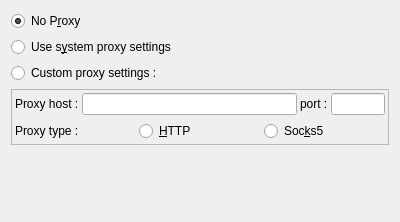
<?xml version="1.0" encoding="UTF-8"?>
<ui version="4.0">
 <class>QQNetworkSettings</class>
 <widget class="QWidget" name="QQNetworkSettings">
  <property name="geometry">
   <rect>
    <x>0</x>
    <y>0</y>
    <width>400</width>
    <height>222</height>
   </rect>
  </property>
  <property name="windowTitle">
   <string>Form</string>
  </property>
  <layout class="QVBoxLayout" name="verticalLayout">
   <item>
    <widget class="QRadioButton" name="noProxyRB">
     <property name="text">
      <string>No P&amp;roxy</string>
     </property>
     <property name="checked">
      <bool>true</bool>
     </property>
    </widget>
   </item>
   <item>
    <widget class="QRadioButton" name="systProxyRB">
     <property name="text">
      <string>Use s&amp;ystem proxy settings</string>
     </property>
    </widget>
   </item>
   <item>
    <widget class="QRadioButton" name="customProxyRB">
     <property name="text">
      <string>Custom proxy settings :</string>
     </property>
    </widget>
   </item>
   <item>
    <widget class="QFrame" name="frame">
     <property name="frameShape">
      <enum>QFrame::StyledPanel</enum>
     </property>
     <property name="frameShadow">
      <enum>QFrame::Raised</enum>
     </property>
     <layout class="QVBoxLayout" name="verticalLayout_2">
      <property name="spacing">
       <number>0</number>
      </property>
      <property name="leftMargin">
       <number>0</number>
      </property>
      <property name="topMargin">
       <number>0</number>
      </property>
      <property name="rightMargin">
       <number>0</number>
      </property>
      <property name="bottomMargin">
       <number>0</number>
      </property>
      <item>
       <widget class="QWidget" name="widget" native="true">
        <layout class="QHBoxLayout" name="horizontalLayout" stretch="1,4,1,1">
         <property name="spacing">
          <number>3</number>
         </property>
         <property name="leftMargin">
          <number>3</number>
         </property>
         <property name="topMargin">
          <number>3</number>
         </property>
         <property name="rightMargin">
          <number>3</number>
         </property>
         <property name="bottomMargin">
          <number>3</number>
         </property>
         <item>
          <widget class="QLabel" name="label">
           <property name="sizePolicy">
            <sizepolicy hsizetype="Fixed" vsizetype="Preferred">
             <horstretch>0</horstretch>
             <verstretch>0</verstretch>
            </sizepolicy>
           </property>
           <property name="text">
            <string>Proxy host :</string>
           </property>
          </widget>
         </item>
         <item>
          <widget class="QLineEdit" name="proxyHostLE">
           <property name="clearButtonEnabled">
            <bool>true</bool>
           </property>
          </widget>
         </item>
         <item>
          <widget class="QLabel" name="label_2">
           <property name="sizePolicy">
            <sizepolicy hsizetype="Fixed" vsizetype="Preferred">
             <horstretch>0</horstretch>
             <verstretch>0</verstretch>
            </sizepolicy>
           </property>
           <property name="text">
            <string>port :</string>
           </property>
          </widget>
         </item>
         <item>
          <widget class="QLineEdit" name="proxyPortLE">
           <property name="sizePolicy">
            <sizepolicy hsizetype="Expanding" vsizetype="Fixed">
             <horstretch>0</horstretch>
             <verstretch>0</verstretch>
            </sizepolicy>
           </property>
          </widget>
         </item>
        </layout>
       </widget>
      </item>
      <item>
       <widget class="QWidget" name="widget_2" native="true">
        <layout class="QHBoxLayout" name="horizontalLayout_2">
         <property name="spacing">
          <number>3</number>
         </property>
         <property name="leftMargin">
          <number>3</number>
         </property>
         <property name="topMargin">
          <number>3</number>
         </property>
         <property name="rightMargin">
          <number>3</number>
         </property>
         <property name="bottomMargin">
          <number>3</number>
         </property>
         <item>
          <widget class="QLabel" name="label_3">
           <property name="text">
            <string>Proxy type :</string>
           </property>
          </widget>
         </item>
         <item>
          <widget class="QRadioButton" name="proxyIsHTTPRB">
           <property name="text">
            <string>&amp;HTTP</string>
           </property>
          </widget>
         </item>
         <item>
          <widget class="QRadioButton" name="proxyIsSocks5RB">
           <property name="text">
            <string>Soc&amp;ks5</string>
           </property>
          </widget>
         </item>
        </layout>
       </widget>
      </item>
     </layout>
    </widget>
   </item>
   <item>
    <spacer name="verticalSpacer">
     <property name="orientation">
      <enum>Qt::Vertical</enum>
     </property>
     <property name="sizeHint" stdset="0">
      <size>
       <width>20</width>
       <height>40</height>
      </size>
     </property>
    </spacer>
   </item>
  </layout>
 </widget>
 <resources/>
 <connections/>
</ui>
